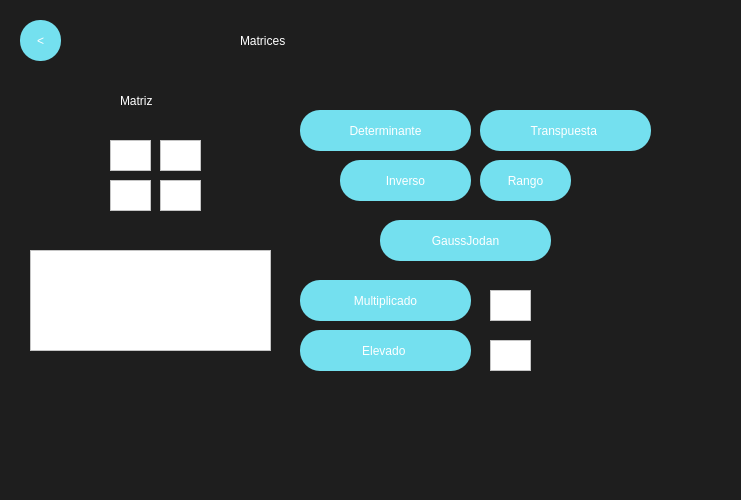
<?xml version="1.0" encoding="UTF-8"?>
<ui version="4.0">
 <class>MainWindow</class>
 <widget class="QMainWindow" name="MainWindow">
  <property name="geometry">
   <rect>
    <x>0</x>
    <y>0</y>
    <width>741</width>
    <height>500</height>
   </rect>
  </property>
  <property name="minimumSize">
   <size>
    <width>700</width>
    <height>500</height>
   </size>
  </property>
  <property name="maximumSize">
   <size>
    <width>1100</width>
    <height>500</height>
   </size>
  </property>
  <property name="windowTitle">
   <string>MainWindow</string>
  </property>
  <property name="styleSheet">
   <string notr="true">QWidget{
background-color:#1E1E1E;
}

QPushButton{
background-color:#74E0Ef;
color:white;
font: 30pt &quot;Impact&quot;;
border-radius:25px;
}

QPushButton:hover{
background-color:#7A63FF;
color:#74E0Ef;
font: 30pt &quot;Impact&quot;;
border-radius:30px;
}

</string>
  </property>
  <widget class="QWidget" name="centralwidget">
   <widget class="QLabel" name="label">
    <property name="geometry">
     <rect>
      <x>240</x>
      <y>10</y>
      <width>241</width>
      <height>61</height>
     </rect>
    </property>
    <property name="styleSheet">
     <string notr="true">color:white;
font: 50pt &quot;Impact&quot;;
</string>
    </property>
    <property name="text">
     <string>Matrices</string>
    </property>
   </widget>
   <widget class="QPushButton" name="MatBackButton">
    <property name="geometry">
     <rect>
      <x>20</x>
      <y>20</y>
      <width>41</width>
      <height>41</height>
     </rect>
    </property>
    <property name="styleSheet">
     <string notr="true">font: 20pt &quot;impact&quot;;
border-radius:20px;</string>
    </property>
    <property name="text">
     <string>&lt;</string>
    </property>
   </widget>
   <widget class="QPushButton" name="TranCalculButton">
    <property name="geometry">
     <rect>
      <x>480</x>
      <y>110</y>
      <width>171</width>
      <height>41</height>
     </rect>
    </property>
    <property name="styleSheet">
     <string notr="true">font: 20pt &quot;impact&quot;;
border-radius:20px;</string>
    </property>
    <property name="text">
     <string>Transpuesta </string>
    </property>
   </widget>
   <widget class="QTextEdit" name="num1Entry">
    <property name="geometry">
     <rect>
      <x>110</x>
      <y>140</y>
      <width>41</width>
      <height>31</height>
     </rect>
    </property>
    <property name="styleSheet">
     <string notr="true">background-color: rgb(255, 255, 255);</string>
    </property>
   </widget>
   <widget class="QPushButton" name="DetCalculButton">
    <property name="geometry">
     <rect>
      <x>300</x>
      <y>110</y>
      <width>171</width>
      <height>41</height>
     </rect>
    </property>
    <property name="styleSheet">
     <string notr="true">font: 20pt &quot;impact&quot;;
border-radius:20px;</string>
    </property>
    <property name="text">
     <string>Determinante</string>
    </property>
   </widget>
   <widget class="QTextEdit" name="num2Entry">
    <property name="geometry">
     <rect>
      <x>160</x>
      <y>140</y>
      <width>41</width>
      <height>31</height>
     </rect>
    </property>
    <property name="styleSheet">
     <string notr="true">background-color: rgb(255, 255, 255);</string>
    </property>
   </widget>
   <widget class="QTextEdit" name="num4Entry">
    <property name="geometry">
     <rect>
      <x>110</x>
      <y>180</y>
      <width>41</width>
      <height>31</height>
     </rect>
    </property>
    <property name="styleSheet">
     <string notr="true">background-color: rgb(255, 255, 255);</string>
    </property>
   </widget>
   <widget class="QTextEdit" name="num5Entry">
    <property name="geometry">
     <rect>
      <x>160</x>
      <y>180</y>
      <width>41</width>
      <height>31</height>
     </rect>
    </property>
    <property name="styleSheet">
     <string notr="true">background-color: rgb(255, 255, 255);</string>
    </property>
   </widget>
   <widget class="QLabel" name="label_2">
    <property name="geometry">
     <rect>
      <x>120</x>
      <y>80</y>
      <width>71</width>
      <height>41</height>
     </rect>
    </property>
    <property name="styleSheet">
     <string notr="true">color:white;
font: 20pt &quot;Impact&quot;;
</string>
    </property>
    <property name="text">
     <string>Matriz </string>
    </property>
   </widget>
   <widget class="QPushButton" name="InvCalcButton">
    <property name="geometry">
     <rect>
      <x>340</x>
      <y>160</y>
      <width>131</width>
      <height>41</height>
     </rect>
    </property>
    <property name="styleSheet">
     <string notr="true">font: 20pt &quot;impact&quot;;
border-radius:20px;</string>
    </property>
    <property name="text">
     <string>Inverso</string>
    </property>
   </widget>
   <widget class="QPushButton" name="RanCalcButton">
    <property name="geometry">
     <rect>
      <x>480</x>
      <y>160</y>
      <width>91</width>
      <height>41</height>
     </rect>
    </property>
    <property name="styleSheet">
     <string notr="true">font: 20pt &quot;impact&quot;;
border-radius:20px;</string>
    </property>
    <property name="text">
     <string>Rango</string>
    </property>
   </widget>
   <widget class="QPushButton" name="MultCalcButton">
    <property name="geometry">
     <rect>
      <x>300</x>
      <y>280</y>
      <width>171</width>
      <height>41</height>
     </rect>
    </property>
    <property name="styleSheet">
     <string notr="true">font: 20pt &quot;impact&quot;;
border-radius:20px;</string>
    </property>
    <property name="text">
     <string>Multiplicado</string>
    </property>
   </widget>
   <widget class="QPushButton" name="ElevCalcButton">
    <property name="geometry">
     <rect>
      <x>300</x>
      <y>330</y>
      <width>171</width>
      <height>41</height>
     </rect>
    </property>
    <property name="styleSheet">
     <string notr="true">font: 20pt &quot;impact&quot;;
border-radius:20px;</string>
    </property>
    <property name="text">
     <string>Elevado </string>
    </property>
   </widget>
   <widget class="QTextEdit" name="ElevEntry">
    <property name="geometry">
     <rect>
      <x>490</x>
      <y>340</y>
      <width>41</width>
      <height>31</height>
     </rect>
    </property>
    <property name="styleSheet">
     <string notr="true">background-color: rgb(255, 255, 255);</string>
    </property>
   </widget>
   <widget class="QTextEdit" name="MultiEntry">
    <property name="geometry">
     <rect>
      <x>490</x>
      <y>290</y>
      <width>41</width>
      <height>31</height>
     </rect>
    </property>
    <property name="styleSheet">
     <string notr="true">background-color: rgb(255, 255, 255);</string>
    </property>
   </widget>
   <widget class="QPushButton" name="GausButton">
    <property name="geometry">
     <rect>
      <x>380</x>
      <y>220</y>
      <width>171</width>
      <height>41</height>
     </rect>
    </property>
    <property name="styleSheet">
     <string notr="true">font: 20pt &quot;impact&quot;;
border-radius:20px;</string>
    </property>
    <property name="text">
     <string>GaussJodan</string>
    </property>
   </widget>
   <widget class="QTextEdit" name="ResultMatrix">
    <property name="geometry">
     <rect>
      <x>30</x>
      <y>250</y>
      <width>241</width>
      <height>101</height>
     </rect>
    </property>
    <property name="styleSheet">
     <string notr="true">background-color: rgb(255, 255, 255);</string>
    </property>
   </widget>
  </widget>
 </widget>
 <resources/>
 <connections/>
</ui>
